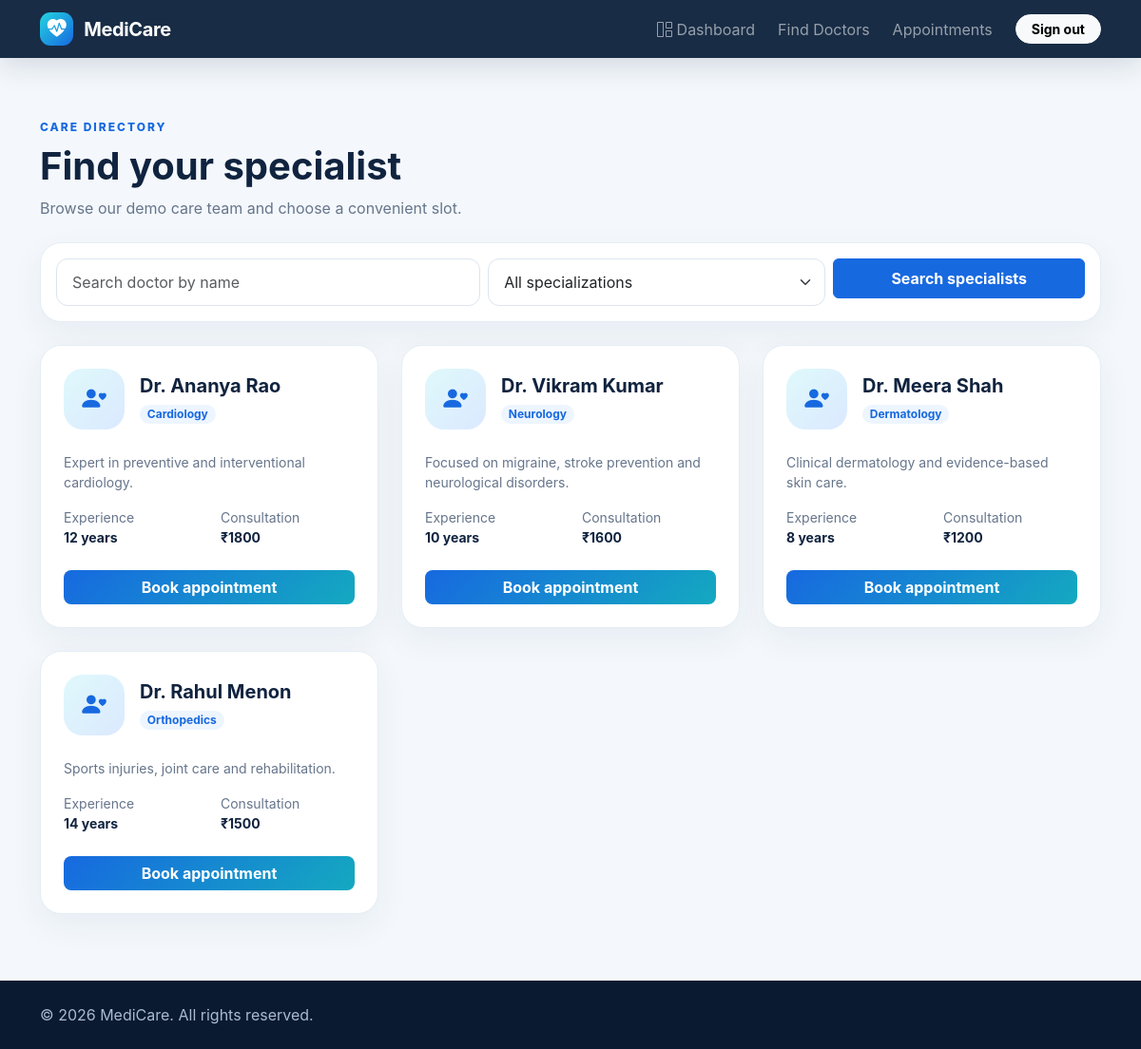
Page /doctors (signed in) on the committed database.
### app.py (models this page shows)
class Doctor(db.Model):
    id = db.Column(db.Integer, primary_key=True)
    user_id = db.Column(db.Integer, db.ForeignKey('user.id'), unique=True, nullable=False)
    specialization = db.Column(db.String(120), nullable=False)
    qualification = db.Column(db.String(200))
    experience = db.Column(db.Integer, default=0)
    license_number = db.Column(db.String(100))
    consultation_fee = db.Column(db.Float, default=0)
    bio = db.Column(db.Text)
    status = db.Column(db.String(20), default='approved')
    user = db.relationship('User', backref=db.backref('doctor_profile', uselist=False))

class User(db.Model):
    id = db.Column(db.Integer, primary_key=True)
    name = db.Column(db.String(120), nullable=False)
    email = db.Column(db.String(160), unique=True, nullable=False)
    password_hash = db.Column(db.String(255), nullable=False)
    role = db.Column(db.String(20), nullable=False, default='patient')
    created_at = db.Column(db.DateTime, default=datetime.utcnow)

### app.py (the view)
@app.route('/doctors')
@login_required('patient')
def doctors():
    q=request.args.get('q','').strip(); spec=request.args.get('specialization','').strip()
    query=Doctor.query.filter_by(status='approved')
    if q: query=query.join(User).filter(User.name.ilike(f'%{q}%'))
    if spec: query=query.filter(Doctor.specialization==spec)
    return render_template('patient/doctors.html', doctors=query.all(), departments=Department.query.all(), selected_spec=spec, q=q)

### app.py (called while the page is built)
def current_user():
    uid = session.get('user_id')
    return db.session.get(User, uid) if uid else None

@app.context_processor
def inject_globals():
    return {'current_user': current_user(), 'today': date.today()}

def login_required(role=None):
    def decorator(fn):
        @wraps(fn)
        def wrapper(*args, **kwargs):
            user = current_user()
            if not user:
                flash('Please sign in to continue.', 'warning')
                return redirect(url_for('login'))
            if role and user.role != role:
                flash('You do not have permission to access that page.', 'danger')
                return redirect(url_for('dashboard'))
            return fn(*args, **kwargs)
        return wrapper
    return decorator

### templates/patient/doctors.html
{% extends 'base.html' %}{% block title %}Find Doctors{% endblock %}{% block content %}<div class="page"><div class="container"><div class="mb-4"><div class="eyebrow">Care directory</div><h1 class="fw-bold mt-2">Find your specialist</h1><p class="muted">Browse our demo care team and choose a convenient slot.</p></div><div class="cardx p-3 mb-4"><form class="row g-2"><div class="col-lg-5"><input class="form-control" name="q" value="{{q}}" placeholder="Search doctor by name"></div><div class="col-lg-4"><select class="form-select" name="specialization"><option value="">All specializations</option>{% for dep in departments %}<option value="{{dep.name}}" {% if selected_spec==dep.name %}selected{% endif %}>{{dep.name}}</option>{% endfor %}</select></div><div class="col-lg-3"><button class="btn btn-primary w-100 py-2">Search specialists</button></div></form></div><div class="row g-4">{% for d in doctors %}<div class="col-md-6 col-lg-4"><div class="cardx p-4 h-100"><div class="d-flex align-items-center gap-3"><div class="doctor-avatar"><i class="bi bi-person-heart"></i></div><div><h5 class="fw-bold mb-1">{{d.user.name}}</h5><span class="badge rounded-pill badge-soft">{{d.specialization}}</span></div></div><p class="muted mt-4 small">{{d.bio}}</p><div class="row small mb-4"><div class="col-6"><span class="muted">Experience</span><br><strong>{{d.experience}} years</strong></div><div class="col-6"><span class="muted">Consultation</span><br><strong>₹{{'%.0f'|format(d.consultation_fee)}}</strong></div></div><a href="{{url_for('book_appointment',doctor_id=d.id)}}" class="btn btn-gradient w-100 rounded-3">Book appointment</a></div></div>{% else %}<div class="empty">No specialists matched your search.</div>{% endfor %}</div></div></div>{% endblock %}

### static/css/style.css (style rules this page uses)
:root { --ink:#10233f;--muted:#66758b;--primary:#1769e0;--cyan:#19c3d1;--bg:#f4f8fc;--card:#fff }
* { box-sizing:border-box }
body { background:var(--bg);color:var(--ink);font-family:Inter,system-ui,-apple-system,"Segoe UI",sans-serif }
.eyebrow { text-transform:uppercase;letter-spacing:2px;font-size:.75rem;font-weight:800;color:var(--primary) }
.cardx { background:var(--card);border:1px solid #e5edf5;border-radius:22px;box-shadow:0 12px 35px rgba(24,50,80,.06) }
.page { padding:125px 0 70px }
.muted { color:var(--muted) }
.badge-soft { background:#edf5ff;color:#1769e0 }
.doctor-avatar { width:64px;height:64px;border-radius:20px;background:linear-gradient(135deg,#dff9fb,#dbe9ff);display:grid;place-items:center;font-size:1.6rem;color:#1769e0 }
.form-control,.form-select { padding:.75rem 1rem;border-radius:12px;border-color:#dbe5ef }
.btn { font-weight:650 }
.btn-primary { background:#1769e0;border-color:#1769e0 }
.btn-gradient { background:linear-gradient(135deg,#1769e0,#14a9c0);color:white;border:0 }

### rows in the picture
Doctor: user.name "Dr. Ananya Rao", specialization "Cardiology", bio "Expert in preventive and interventional cardiology.", experience "12", consultation_fee "1800"
Doctor: user.name "Dr. Vikram Kumar", specialization "Neurology", bio "Focused on migraine, stroke prevention and neurological disorders.", experience "10", consultation_fee "1600"
Doctor: user.name "Dr. Meera Shah", specialization "Dermatology", bio "Clinical dermatology and evidence-based skin care.", experience "8", consultation_fee "1200"
Doctor: user.name "Dr. Rahul Menon", specialization "Orthopedics", bio "Sports injuries, joint care and rehabilitation.", experience "14", consultation_fee "1500"
